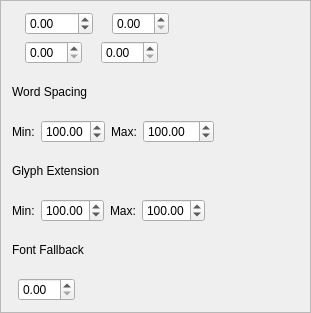
<?xml version="1.0" encoding="UTF-8"?>
<ui version="4.0">
 <class>PropertyWidget_AdvancedBase</class>
 <widget class="QFrame" name="PropertyWidget_AdvancedBase">
  <property name="geometry">
   <rect>
    <x>0</x>
    <y>0</y>
    <width>311</width>
    <height>313</height>
   </rect>
  </property>
  <property name="windowTitle">
   <string>Frame</string>
  </property>
  <property name="frameShape">
   <enum>QFrame::StyledPanel</enum>
  </property>
  <property name="frameShadow">
   <enum>QFrame::Raised</enum>
  </property>
  <layout class="QVBoxLayout" name="verticalLayout">
   <item>
    <layout class="QHBoxLayout" name="horizontalLayout_6">
     <item>
      <widget class="QLabel" name="textBaseLabel">
       <property name="text">
        <string/>
       </property>
      </widget>
     </item>
     <item>
      <widget class="ScrSpinBox" name="textBase">
       <property name="minimum">
        <double>-100.000000000000000</double>
       </property>
       <property name="maximum">
        <double>100.000000000000000</double>
       </property>
      </widget>
     </item>
     <item>
      <widget class="QLabel" name="trackingLabel">
       <property name="text">
        <string/>
       </property>
      </widget>
     </item>
     <item>
      <widget class="ScrSpinBox" name="tracking"/>
     </item>
     <item>
      <spacer name="horizontalSpacer_2">
       <property name="orientation">
        <enum>Qt::Horizontal</enum>
       </property>
       <property name="sizeHint" stdset="0">
        <size>
         <width>40</width>
         <height>20</height>
        </size>
       </property>
      </spacer>
     </item>
    </layout>
   </item>
   <item>
    <layout class="QHBoxLayout" name="horizontalLayout_5">
     <item>
      <widget class="QLabel" name="scaleHLabel">
       <property name="text">
        <string/>
       </property>
      </widget>
     </item>
     <item>
      <widget class="ScrSpinBox" name="scaleH"/>
     </item>
     <item>
      <widget class="QLabel" name="scaleVLabel">
       <property name="text">
        <string/>
       </property>
      </widget>
     </item>
     <item>
      <widget class="ScrSpinBox" name="scaleV"/>
     </item>
     <item>
      <spacer name="horizontalSpacer_3">
       <property name="orientation">
        <enum>Qt::Horizontal</enum>
       </property>
       <property name="sizeHint" stdset="0">
        <size>
         <width>40</width>
         <height>20</height>
        </size>
       </property>
      </spacer>
     </item>
    </layout>
   </item>
   <item>
    <widget class="QLabel" name="wordTrackingLabel">
     <property name="text">
      <string>Word Spacing</string>
     </property>
    </widget>
   </item>
   <item>
    <layout class="QHBoxLayout" name="horizontalLayout_4">
     <item>
      <widget class="QLabel" name="minWordTrackingLabel">
       <property name="text">
        <string>Min:</string>
       </property>
      </widget>
     </item>
     <item>
      <widget class="ScrSpinBox" name="minWordTrackingSpinBox">
       <property name="minimum">
        <double>1.000000000000000</double>
       </property>
       <property name="maximum">
        <double>200.000000000000000</double>
       </property>
       <property name="value">
        <double>100.000000000000000</double>
       </property>
      </widget>
     </item>
     <item>
      <widget class="QLabel" name="normWordTrackingLabel">
       <property name="text">
        <string>Max:</string>
       </property>
      </widget>
     </item>
     <item>
      <widget class="ScrSpinBox" name="normWordTrackingSpinBox">
       <property name="minimum">
        <double>1.000000000000000</double>
       </property>
       <property name="maximum">
        <double>2000.000000000000000</double>
       </property>
       <property name="value">
        <double>100.000000000000000</double>
       </property>
      </widget>
     </item>
     <item>
      <spacer name="horizontalSpacer_5">
       <property name="orientation">
        <enum>Qt::Horizontal</enum>
       </property>
       <property name="sizeHint" stdset="0">
        <size>
         <width>40</width>
         <height>20</height>
        </size>
       </property>
      </spacer>
     </item>
    </layout>
   </item>
   <item>
    <widget class="QLabel" name="glyphExtensionLabel">
     <property name="text">
      <string>Glyph Extension</string>
     </property>
    </widget>
   </item>
   <item>
    <layout class="QHBoxLayout" name="horizontalLayout_3">
     <item>
      <widget class="QLabel" name="minGlyphExtensionLabel">
       <property name="text">
        <string>Min:</string>
       </property>
      </widget>
     </item>
     <item>
      <widget class="ScrSpinBox" name="minGlyphExtSpinBox">
       <property name="minimum">
        <double>90.000000000000000</double>
       </property>
       <property name="maximum">
        <double>110.000000000000000</double>
       </property>
       <property name="value">
        <double>100.000000000000000</double>
       </property>
      </widget>
     </item>
     <item>
      <widget class="QLabel" name="maxGlyphExtensionLabel">
       <property name="text">
        <string>Max:</string>
       </property>
      </widget>
     </item>
     <item>
      <widget class="ScrSpinBox" name="maxGlyphExtSpinBox">
       <property name="minimum">
        <double>90.000000000000000</double>
       </property>
       <property name="maximum">
        <double>110.000000000000000</double>
       </property>
       <property name="value">
        <double>100.000000000000000</double>
       </property>
      </widget>
     </item>
     <item>
      <spacer name="horizontalSpacer_4">
       <property name="orientation">
        <enum>Qt::Horizontal</enum>
       </property>
       <property name="sizeHint" stdset="0">
        <size>
         <width>40</width>
         <height>20</height>
        </size>
       </property>
      </spacer>
     </item>
    </layout>
   </item>
   <item>
    <widget class="QLabel" name="label">
     <property name="text">
      <string>Font Fallback</string>
     </property>
    </widget>
   </item>
   <item>
    <layout class="QHBoxLayout" name="horizontalLayout">
     <item>
      <widget class="FontCombo" name="fallBackFont" native="true">
       <property name="sizePolicy">
        <sizepolicy hsizetype="Preferred" vsizetype="Preferred">
         <horstretch>0</horstretch>
         <verstretch>0</verstretch>
        </sizepolicy>
       </property>
      </widget>
     </item>
     <item>
      <widget class="ScrSpinBox" name="fontFallBackSize">
       <property name="sizePolicy">
        <sizepolicy hsizetype="Preferred" vsizetype="Fixed">
         <horstretch>0</horstretch>
         <verstretch>0</verstretch>
        </sizepolicy>
       </property>
      </widget>
     </item>
     <item>
      <spacer name="horizontalSpacer">
       <property name="orientation">
        <enum>Qt::Horizontal</enum>
       </property>
       <property name="sizeHint" stdset="0">
        <size>
         <width>40</width>
         <height>20</height>
        </size>
       </property>
      </spacer>
     </item>
    </layout>
   </item>
  </layout>
 </widget>
 <customwidgets>
  <customwidget>
   <class>ScrSpinBox</class>
   <extends>QDoubleSpinBox</extends>
   <header>ui/scrspinbox.h</header>
  </customwidget>
  <customwidget>
   <class>FontCombo</class>
   <extends>QWidget</extends>
   <header>ui/fontcombo.h</header>
   <container>1</container>
  </customwidget>
 </customwidgets>
 <resources/>
 <connections/>
</ui>
